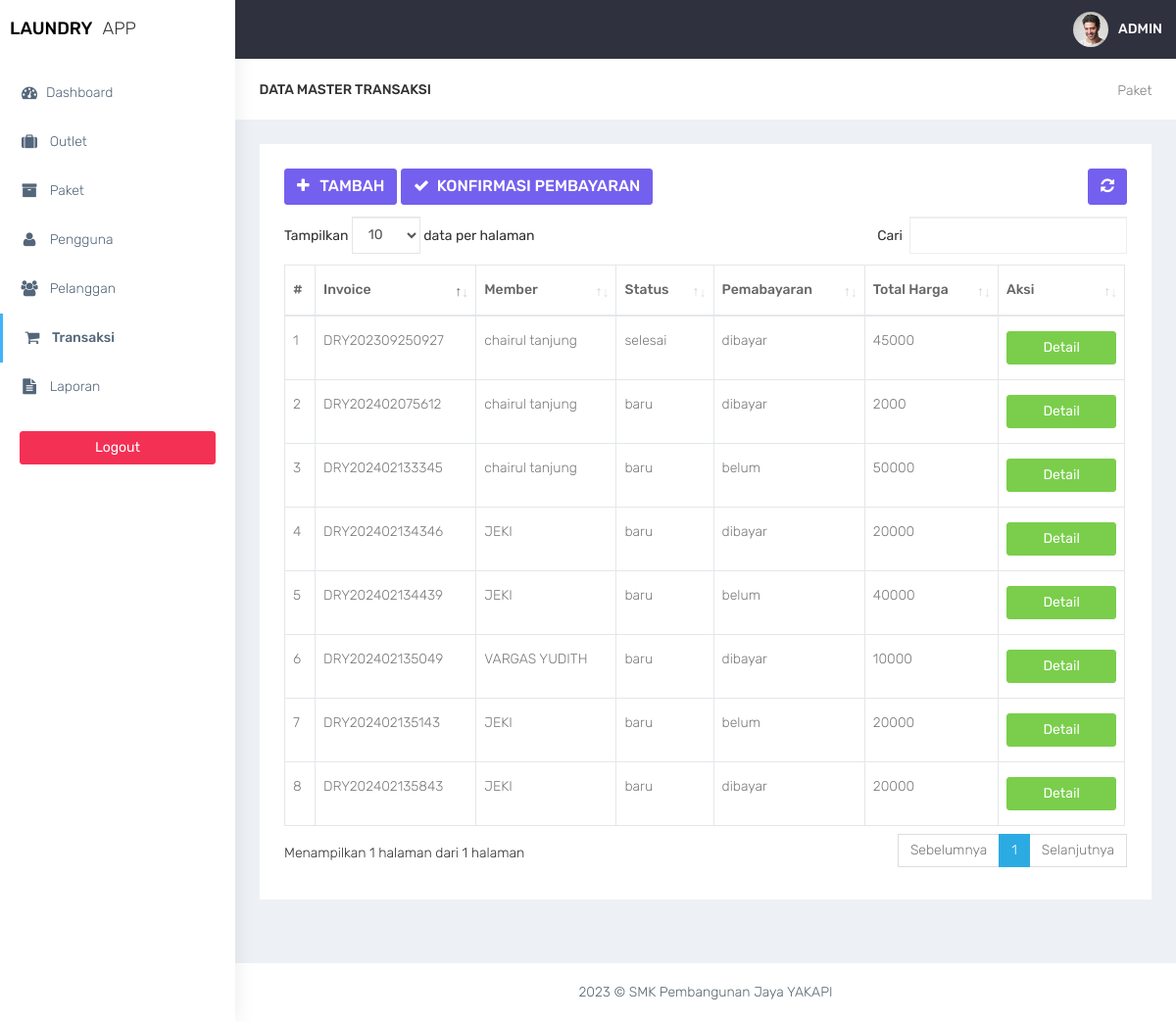
The page /admin/transaksi.php (signed in) on the database its author committed.
### tables this page shows
CREATE TABLE `transaksi` (
  `id_transaksi` int(11) NOT NULL,
  `outlet_id` int(11) DEFAULT NULL,
  `kode_invoice` varchar(100) DEFAULT NULL,
  `member_id` int(11) DEFAULT NULL,
  `tgl` datetime DEFAULT NULL,
  `batas_waktu` datetime DEFAULT NULL,
  `tgl_pembayaran` datetime DEFAULT NULL,
  `biaya_tambahan` int(11) DEFAULT NULL,
  `diskon` double DEFAULT NULL,
  `pajak` int(11) DEFAULT NULL,
  `status` enum('baru','proses','selesai','diambil') DEFAULT NULL,
  `status_bayar` enum('dibayar','belum') DEFAULT NULL,
  `user_id` int(11) DEFAULT NULL
);

CREATE TABLE `member` (
  `id_member` int(11) NOT NULL,
  `nama_member` varchar(100) DEFAULT NULL,
  `alamat_member` text DEFAULT NULL,
  `jenis_kelamin` enum('L','P') DEFAULT NULL,
  `telp_member` varchar(15) DEFAULT NULL,
  `no_ktp` varchar(30) DEFAULT NULL
);

CREATE TABLE `detail_transaksi` (
  `id_detail` int(11) NOT NULL,
  `transaksi_id` int(11) DEFAULT NULL,
  `paket_id` int(11) DEFAULT NULL,
  `qty` double DEFAULT NULL,
  `total_harga` double DEFAULT NULL,
  `keterangan` text DEFAULT NULL,
  `total_bayar` int(11) DEFAULT NULL
);

### admin/functions.php (called while the page is built, shortened)
<?php
function ambildata($conn,$query){
$data = mysqli_query($conn,$query);
if (mysqli_num_rows($data)>0){
while($row = mysqli_fetch_assoc($data)){
    $hasil[] = $row;
}
 return $hasil;
  }
}
?>

### admin/transaksi.php (the view, shortened to what this page needs)
<?php
require 'functions.php';
$query = "SELECT transaksi.*,member.nama_member , detail_transaksi.total_harga FROM transaksi INNER JOIN member ON member.id_member = transaksi.member_id INNER JOIN detail_transaksi ON detail_transaksi.transaksi_id = transaksi.id_transaksi ";
$data = ambildata($conn,$query);
?>
<!DOCTYPE html>
<html lang="en">
<head>
    <link href="../assets/bootstrap/dist/css/bootstrap.min.css" rel="stylesheet">
    <link href="../assets/plugins/bower_components/sidebar-nav/dist/sidebar-nav.min.css" rel="stylesheet">
    <link href="../assets/plugins/bower_components/toast-master/css/jquery.toast.css" rel="stylesheet">
    <link href="../assets/plugins/bower_components/morrisjs/morris.css" rel="stylesheet">
    <link href="../assets/plugins/bower_components/chartist-js/dist/chartist.min.css" rel="stylesheet">
    <link href="../assets/plugins/bower_components/chartist-plugin-tooltip-master/dist/chartist-plugin-tooltip.css" rel="stylesheet">
    <link href="../assets/css/animate.css" rel="stylesheet">
    <link href="../assets/css/style.css" rel="stylesheet">
    <link href="../assets/css/colors/default.css" id="theme" rel="stylesheet">
    <link rel="stylesheet" type="text/css" href="../assets/DataTables/datatables.min.css"/>
</head>
<body class="fix-header">
    <div id="wrapper">
        <nav class="navbar navbar-default navbar-static-top m-b-0">
            <div class="navbar-header">
                <div class="top-left-part">
                    <a class="logo" href="index.php">
                        <b style="color:black">
                            LAUNDRY
                        </b>
                        <span class="hidden-xs text-dark">
                            APP
                        </span>
                    </a>
                </div>
                <ul class="nav navbar-top-links navbar-right pull-right">
                    <li>
                        <a class="profile-pic" href="#"> <img src="../assets/plugins/images/users/varun.jpg" alt="user-img" width="36" class="img-circle"><b class="hidden-xs">ADMIN</b></a>
                    </li>
                </ul>
            </div>
        </nav>
        <div class="navbar-default sidebar" role="navigation">
            <div class="sidebar-nav slimscrollsidebar">
                <div class="sidebar-head">
                    <h3><span class="fa-fw open-close"><i class="ti-close ti-menu"></i></span> <span class="hide-menu">Navigation</span></h3>
                </div>
                <ul class="nav" id="side-menu">
                    <li style="padding: 70px 0 0;">
                        <a href="index.php" class="waves-effect "><i class="fa fa-tachometer fa-fw" aria-hidden="true"></i>Dashboard</a>
                    </li>
                    <li>
                        <a href="outlet.php" class="waves-effect "><i class="fa fa-suitcase fa-fw" aria-hidden="true"></i> Outlet</a>
                    </li>
                    <li>
                        <a href="paket.php" class="waves-effect "><i class="fa fa-archive fa-fw" aria-hidden="true"></i> Paket</a>
                    </li>
                    <li>
                        <a href="pengguna.php" class="waves-effect "><i class="fa fa-user fa-fw" aria-hidden="true"></i> Pengguna</a>
                    </li>
                    <li>
                        <a href="pelanggan.php" class="waves-effect "><i class="fa fa-users fa-fw" aria-hidden="true"></i> Pelanggan</a>
                    </li>
                    <li>
                        <a href="transaksi.php" class="waves-effect"><i class="fa fa-shopping-cart fa-fw" aria-hidden="true"></i> Transaksi</a>
                    </li>
                    <li>
                        <a href="laporan.php" class="waves-effect "><i class="fa fa-file-text fa-fw" aria-hidden="true"></i> Laporan</a>
                    </li>
                </ul>
                <div class="center p-20">
                     <a href="logout.php" class="btn btn-danger btn-block waves-effect waves-light">Logout</a>
                 </div>
            </div>
        </div>
        <div id="page-wrapper">
<div class="container-fluid">
    <div class="row bg-title">
        <div class="col-lg-3 col-md-4 col-sm-4 col-xs-12">
            <h4 class="page-title">Data Master transaksi</h4> </div>
        <div class="col-lg-9 col-sm-8 col-md-8 col-xs-12">
            <ol class="breadcrumb">
                <li><a href="#">Paket</a></li>
            </ol>
        </div>
    </div>
    <div class="row">
        <div class="col-md-12 col-lg-12 col-sm-12 col-xs-12">
            <div class="white-box">
                <div class="row">
                    <div class="col-md-6">
                        <a href="transaksi_cari_member.php" class="btn btn-primary box-title"><i class="fa fa-plus fa-fw"></i> Tambah</a>
                         <a href="transaksi_konfirmasi.php" class="btn btn-primary box-title"><i class="fa fa-check fa-fw"></i> Konfirmasi Pembayaran</a>
                    </div>
                    <div class="col-md-6 text-right">
                        <button id="btn-refresh" class="btn btn-primary box-title text-right" title="Refresh Data"><i class="fa fa-refresh" id="ic-refresh"></i></button>
                    </div>
                </div>
                <div class="table-responsive">
                    <table class="table table-bordered thead-dark" id="table">
                        <thead class="thead-dark">
                            <tr>
                                <th>#</th>
                                <th>Invoice</th>
                                <th>Member</th>
                                <th>Status</th>
                                <th>Pemabayaran</th>
                                <th>Total Harga</th>
                                <th width="15%">Aksi</th>
                            </tr>
                        </thead>
                        <tbody>
                            <?php foreach($data as $transaksi): ?>
                                <tr>
                                    <td></td>
                                    <td><?= $transaksi['kode_invoice'] ?></td>
                                    <td><?= $transaksi['nama_member'] ?></td>
                                    <td><?= $transaksi['status'] ?></td>
                                    <td><?= $transaksi['status_bayar'] ?></td>
                                    <td><?= $transaksi['total_harga'] ?></td>
                                    <td align="center">
                                          <a href="transaksi_detail.php?id=<?= $transaksi['id_transaksi']; ?>" data-toggle="tooltip" data-placement="bottom" title="Edit" class="btn btn-success btn-block">Detail</a>
                                    </td>
                                </tr>
                            <?php endforeach; ?>
                        </tbody>
                    </table>
                </div>
            </div>
        </div>
    </div>
</div>
<footer class="footer text-center"> 2023 &copy; SMK Pembangunan Jaya YAKAPI </footer>
        </div>
    </div>
    <br />
</body>
</html>

### assets/css/colors/default.css (style rules this page uses)
body { background: #fff; }
.top-left-part { background: #fff; }
.navbar-header { background: #2f323e; }
.navbar-top-links > li > a { color: #ffffff; }
.sidebar .sidebar-head { background: #ffffff; }
.sidebar .sidebar-head h3 { color: #686868; }
.sidebar { background: #fff; box-shadow: 1px 0px 20px rgba(0, 0, 0, 0.08); }
#side-menu li a { color: #54667a; }
#side-menu li a { color: #54667a; border-left: 0px solid #fff; }
#side-menu > li > a { border-left: 3px solid transperant; }
#side-menu > li > a.active { background: transperant; color: #54667a; border-left: 3px solid #41b3f9; font-weight: 500; }

### rows shown on the page
transaksi: kode_invoice "DRY202309250927", member.nama_member "chairul tanjung", status "selesai", status_bayar "dibayar", detail_transaksi.total_harga "45000"
transaksi: kode_invoice "DRY202402075612", member.nama_member "chairul tanjung", status "baru", status_bayar "dibayar", detail_transaksi.total_harga "2000"
transaksi: kode_invoice "DRY202402133345", member.nama_member "chairul tanjung", status "baru", status_bayar "belum", detail_transaksi.total_harga "50000"
transaksi: kode_invoice "DRY202402135143", member.nama_member "JEKI", status "baru", status_bayar "belum", detail_transaksi.total_harga "20000"
transaksi: kode_invoice "DRY202402135843", member.nama_member "JEKI", status "baru", status_bayar "dibayar", detail_transaksi.total_harga "20000"
transaksi: kode_invoice "DRY202402134346", member.nama_member "JEKI", status "baru", status_bayar "dibayar", detail_transaksi.total_harga "20000"
transaksi: kode_invoice "DRY202402135049", member.nama_member "VARGAS YUDITH", status "baru", status_bayar "dibayar", detail_transaksi.total_harga "10000"
transaksi: kode_invoice "DRY202402134439", member.nama_member "JEKI", status "baru", status_bayar "belum", detail_transaksi.total_harga "40000"
